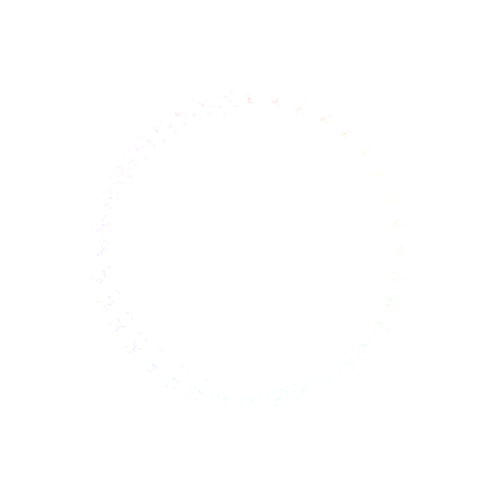
Frame 1 (no input)
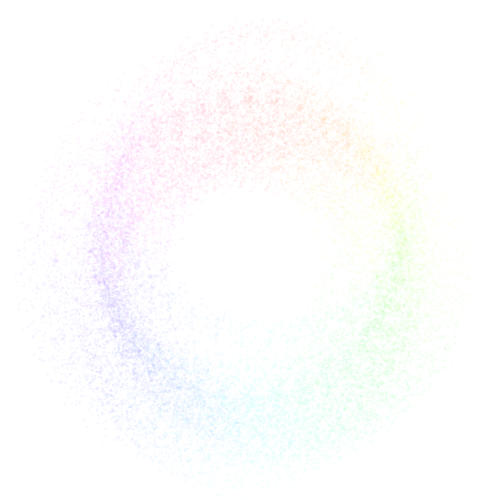
Frame 60 (the mouse pressed at the canvas centre just before this capture)
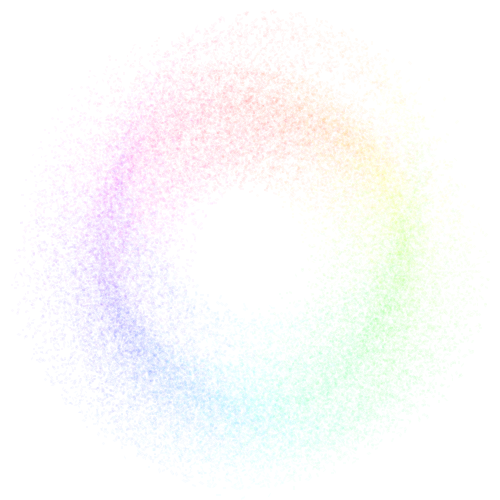
Frame 120 (the mouse held since frame 60 and released just before this capture)

The Processing sketch that drew these frames (run headless with seeded random() and noise(); from frame 60 on, the mouse is pressed at the canvas centre):

// Processing sketch: processing_95391
// ── processing_95391.pde

ArrayList<Walker> walkers = new ArrayList<Walker>();
int MAX_WALKER = 10;

void setup() {
  size(500, 500);
  //frameRate(30);
  colorMode(HSB, 360, 100, 100);
  background(360);

  for (int i = 0; i < MAX_WALKER;i++) {
    Walker walker = new Walker();
    walkers.add(walker);
  }
}

void draw() {
  for (int i = 0;i < 36; i++) {
    pushMatrix();
    translate(width/2+150*cos(radians(360*i/36-90)), height/2+150*sin(radians(360*i/36-90)));
    for (Walker walker:walkers) {
      walker.walk();
      walker.draw(i);
    }
    popMatrix();
  }
}

class Walker {
  float x, y;
  float t;
  float hue;
  float rect_w = 1;
  float rect_h;

  Walker() {
    //this.hue = hue;
    this.t = random(TWO_PI);
    rect_h = random(1,5);
  }

  void walk() {
    this.x += random(-1, 1)*2;
    this.y += random(-1, 1)*2;

    if (mag(x, y) > 100) {
      this.x = random(10);
      this.y = random(10);
    }
  }

  void draw(float i) {
    
    pushMatrix();
    translate(x, y);
    rotate(t);
    noFill();
    stroke(i*10, 80, 100, 10);
    rect(0, 0, rect_w, rect_h);
    popMatrix();

    t += 0.5;
  }
}
